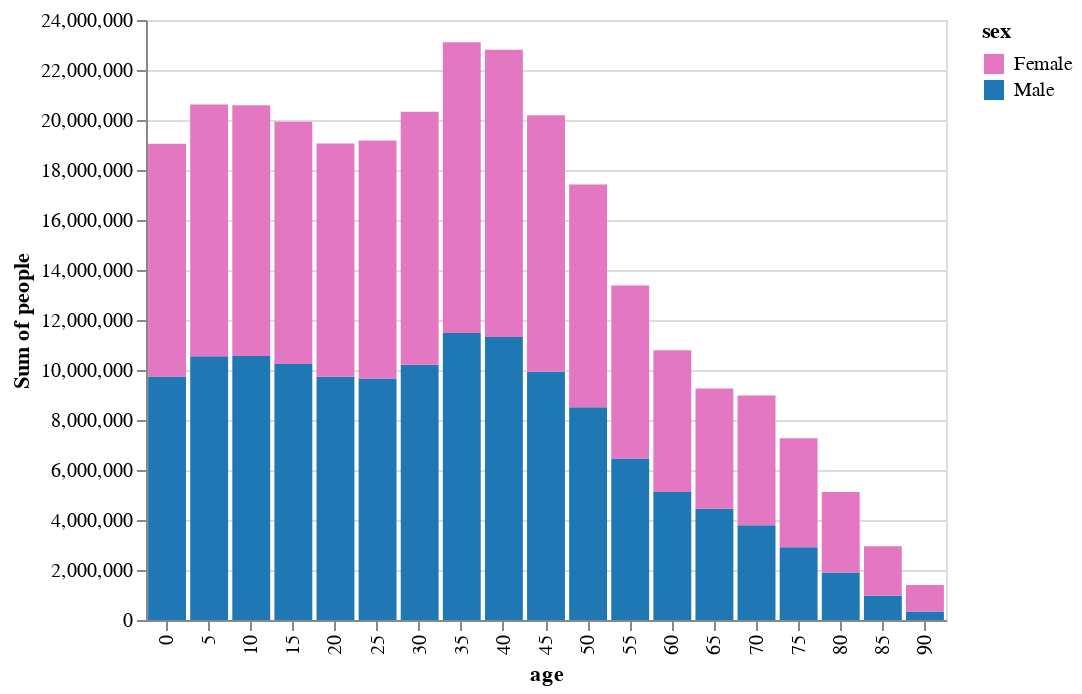

Notebook code cell kept with this figure:
### Code cell
chart.mark_bar().encode(
    x='age:O',
    y='sum(people):Q',
)

### Figure 1 — Vega-Lite specification as saved in the notebook (floating-point values rounded to 4 significant figures; data arrays with more than 128 entries replaced by an {"elided": "..."} marker saying what was removed)
{"$schema": "https://vega.github.io/schema/vega-lite/v2.json", "config": {"view": {"height": 300, "width": 400}}, "data": {"values": {"elided": "570 records"}}, "encoding": {"color": {"field": "sex", "scale": {"range": ["#e377c2", "#1f77b4"]}, "type": "nominal"}, "x": {"field": "age", "type": "ordinal"}, "y": {"aggregate": "sum", "field": "people", "type": "quantitative"}}, "mark": "bar", "transform": [{"filter": "datum.year == 2000"}, {"as": "sex", "calculate": "datum.sex == 1 ? 'Male' : 'Female'"}]}
